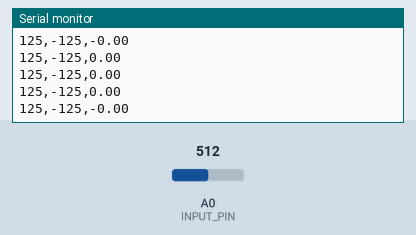
Recording of a sketch running on a simulated Arduino Uno, built with avr-gcc and run on an emulated ATmega328P. Shown: the last lines printed to the serial monitor. The test bench sets the inputs (shaded band); at power-on: A0 (INPUT_PIN) = 512.

Above: at 1.2 s.
1.3 s: A0 (INPUT_PIN) set to 716
At 1.38 s:
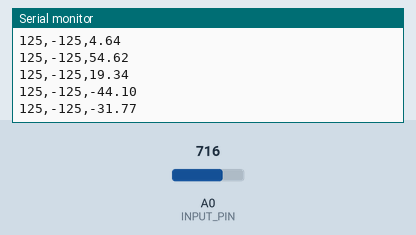
2.8 s: A0 (INPUT_PIN) set to 900
At 2.88 s:
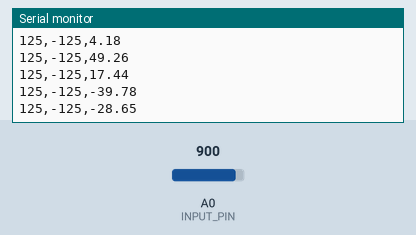
Timing chart, 0 to 5.8 s (numbered marks = the images above; inputs shaded):
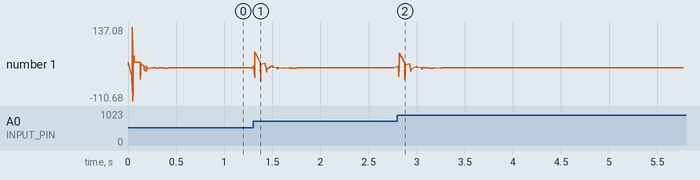

The sketch:

emg.ino
```cpp
//This code is used to recieve data from exg-pill and visualise it on serial plotter.

#define SAMPLE_RATE 500
#define BAUD_RATE 115200
#define INPUT_PIN A0


void setup() {
	// Serial connection begin
	Serial.begin(BAUD_RATE);
}

void loop() {
	// Calculate elapsed time
	static unsigned long past = 0;
	unsigned long present = micros();
	unsigned long interval = present - past;
	past = present;

	// Run timer
	static long timer = 0;
	timer -= interval;

	// Sample
	if(timer < 0){
		timer += 1000000 / SAMPLE_RATE;
		float sensor_value = analogRead(INPUT_PIN);
		float signal = EMGFilter(sensor_value);
    Serial.print(125);
    Serial.print(",");
    Serial.print(-125);
    Serial.print(",");
		Serial.println(signal);
	}
}

// Band-Pass Butterworth IIR digital filter, generated using filter_gen.py.
// Sampling rate: 500.0 Hz, frequency: [74.5, 149.5] Hz.
// Filter is order 4, implemented as second-order sections (biquads).
// Reference:
// https://docs.scipy.org/doc/scipy/reference/generated/scipy.signal.butter.html
// https://courses.ideate.cmu.edu/16-223/f2020/Arduino/FilterDemos/filter_gen.py
float EMGFilter(float input)
{
  float output = input;
  {
    static float z1, z2; // filter section state
    float x = output - 0.05159732*z1 - 0.36347401*z2;
    output = 0.01856301*x + 0.03712602*z1 + 0.01856301*z2;
    z2 = z1;
    z1 = x;
  }
  {
    static float z1, z2; // filter section state
    float x = output - -0.53945795*z1 - 0.39764934*z2;
    output = 1.00000000*x + -2.00000000*z1 + 1.00000000*z2;
    z2 = z1;
    z1 = x;
  }
  {
    static float z1, z2; // filter section state
    float x = output - 0.47319594*z1 - 0.70744137*z2;
    output = 1.00000000*x + 2.00000000*z1 + 1.00000000*z2;
    z2 = z1;
    z1 = x;
  }
  {
    static float z1, z2; // filter section state
    float x = output - -1.00211112*z1 - 0.74520226*z2;
    output = 1.00000000*x + -2.00000000*z1 + 1.00000000*z2;
    z2 = z1;
    z1 = x;
  }
  return output;
}
```

Measured:
- after the input at 1.3 s, the serial monitor: prints a new line at once (image 1)
